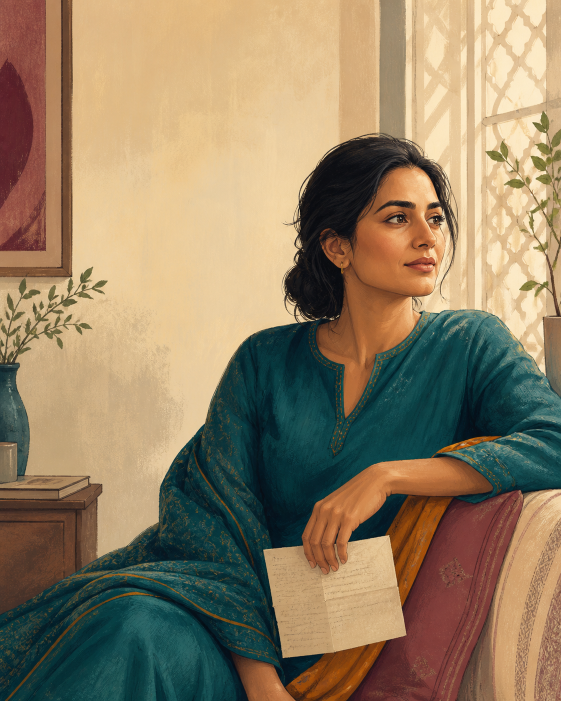
#> input picture assets/dilse-woman-letter.png, 1122 x 1402 px (shown at 1/2 size)
$ python render_campaign.py
#> lines starting #> are read from the running program, lines starting #| are printed output that depends on the picture; after the words box and inside, x2 and y2 are one past the last pixel; in counts of white or black regions, pixels touching at a corner belong together
### social/launch/render_posts.py
from pathlib import Path
from PIL import Image, ImageDraw, ImageFont, ImageFilter


ROOT = Path(__file__).resolve().parents[2]
OUT = Path(__file__).resolve().parent
W, H = 1080, 1350

COLOURS = {
    "jam": "#571F35",
    "dark_jam": "#351323",
    "rose": "#B85C73",
    "blush": "#F1E4E5",
    "cream": "#FBF4EC",
    "paper": "#FFF9F2",
    "ink": "#2E2026",
    "teal": "#184F4A",
    "saffron": "#E6A15A",
    "soft_saffron": "#F0B46F",
}

SERIF = "/System/Library/Fonts/Supplemental/Georgia.ttf"
SERIF_BOLD = "/System/Library/Fonts/Supplemental/Georgia Bold.ttf"
SANS = "/System/Library/Fonts/Avenir Next.ttc"


def font(path, size, index=0):
    return ImageFont.truetype(path, size=size, index=index)


def rounded(draw, box, radius, fill, outline=None, width=1):
    draw.rounded_rectangle(box, radius=radius, fill=fill, outline=outline, width=width)


def fit_lines(draw, text, fnt, max_width):
    words = text.split()
    lines, current = [], ""
    for word in words:
        trial = f"{current} {word}".strip()
        if draw.textbbox((0, 0), trial, font=fnt)[2] <= max_width:
            current = trial
        else:
            if current:
                lines.append(current)
            current = word
    if current:
        lines.append(current)
    return lines


# [8 lines left out: function paragraph, not called in this run]


def letterspaced(draw, xy, text, fnt, fill, spacing=3):
    x, y = xy
    for char in text:
        draw.text((x, y), char, font=fnt, fill=fill)
        x += draw.textlength(char, font=fnt) + spacing


# [95 lines left out: functions brand, footer, post_1, post_2, post_3, post_4, not called in this run]


# [6 lines that do not run on import are left out]

### social/30_days/render_campaign.py
from pathlib import Path
import subprocess
import sys
import tempfile

from PIL import Image, ImageDraw


ROOT = Path(__file__).resolve().parents[2]
OUT = Path(__file__).resolve().parent / "assets"
OUT.mkdir(parents=True, exist_ok=True)
sys.path.insert(0, str(ROOT / "social" / "launch"))

from render_posts import COLOURS, SANS, SERIF, SERIF_BOLD, font, fit_lines, letterspaced, rounded  # noqa: E402


FEED = (1080, 1350)
VERTICAL = (1080, 1920)
URL = "www.baatdilse.com"

PALETTES = {
    "cream": (COLOURS["cream"], COLOURS["jam"], COLOURS["rose"], COLOURS["teal"]),
    "blush": (COLOURS["blush"], COLOURS["jam"], COLOURS["rose"], COLOURS["teal"]),
    "teal": (COLOURS["teal"], COLOURS["paper"], COLOURS["soft_saffron"], COLOURS["rose"]),
    "maroon": (COLOURS["dark_jam"], COLOURS["paper"], COLOURS["soft_saffron"], COLOURS["teal"]),
}


# [14 lines left out: functions brand, footer, not called in this run]


def text_block(draw, text, box, path, max_size, min_size, colour, line_gap=13, align="left"):
    x, y, width, height = box
    for size in range(max_size, min_size - 1, -2):
        fnt = font(path, size)
        lines = fit_lines(draw, text, fnt, width)
        line_height = fnt.getbbox("Ag")[3] - fnt.getbbox("Ag")[1]
        total = len(lines) * line_height + max(0, len(lines) - 1) * line_gap
        if total <= height:
            break
    cursor = y
    for line in lines:
        if align == "center":
            tx = x + width / 2
            anchor = "ma"
        elif align == "right":
            tx = x + width
            anchor = "ra"
        else:
            tx = x
            anchor = "la"
        draw.text((tx, cursor), line, font=fnt, fill=colour, anchor=anchor)
        cursor += line_height + line_gap
    return cursor


# [14 lines left out: function decorate, not called in this run]


def pango_text(canvas, text, box, size, colour, align="right", line_spacing=1.2):
    x, y, width, height = box
    with tempfile.TemporaryDirectory(dir=OUT) as temp_dir:
        text_path = Path(temp_dir) / "urdu.png"
        command = [
            "pango-view", "--no-display", "--pixels", "--rtl",
            f"--align={align}", "--wrap=word-char",
            f"--font=Noto Nastaliq Urdu {size}px", f"--foreground={colour}",
            "--background=transparent", "--margin=0", f"--width={width}",
            f"--height={height}", f"--line-spacing={line_spacing}",
            f"--output={text_path}", f"--text={text}",
        ]
        subprocess.run(command, check=True)
        layer = Image.open(text_path).convert("RGBA")
        if layer.size != (width, height):
            clipped = Image.new("RGBA", (width, height), (0, 0, 0, 0))
            clipped.alpha_composite(layer.crop((0, 0, min(width, layer.width), min(height, layer.height))))
            layer = clipped
        canvas.paste(layer, (x, y), layer)


# [27 lines left out: function card, not called in this run]


STATIC = {
    1: ("A PLACE TO BEGIN", "Say the thing you have been rehearsing in your head.", "Pakistan-focused relationship guidance and conversation practice for adult women.", "maroon"),
    4: ("TWO WAYS TO BEGIN", "Talk it through. Then practise it.", "Use The Listener to organize your thoughts. Use The Partner to rehearse the conversation.", "cream"),
    7: ("WORDS TO PRACTISE", "Ask for ownership, not vague help.", "“Can we talk about school planning? I need one of us to own notices, forms, fees, and follow-up.”", "blush"),
    10: ("A CLEAR BOUNDARY", "Respect does not require silence.", "You can value family unity while asking for privacy, shared decisions, or different treatment.", "teal"),
    15: ("AN ORDINARY CONVERSATION", "You do not need a crisis to ask for a better conversation.", "Repeated interruptions, uneven planning, emotional distance, or a delayed money decision are enough places to begin.", "cream"),
    18: ("SPEAK NATURALLY", "Choose the language that helps you speak honestly.", "English, Urdu, Roman Urdu, and natural English-Urdu mixed language are available.", "blush"),
    21: ("WORDS TO PRACTISE", "A money conversation can begin with shared information.", "“Could we look at the numbers together before either of us decides?”", "teal"),
    24: ("KNOW BEFORE YOU SHARE", "Read the Terms before sharing personal details.", "Conversations are stored for the retention period selected in your account. Avoid details you do not need to share.", "cream"),
    28: ("WORDS TO PRACTISE", "Define privacy together.", "“Can we agree on a rule about phone privacy and openness that applies to both of us?”", "blush"),
    30: ("ONE HONEST SENTENCE", "The conversation can begin here.", "Name the conversation you have postponed. Then take the first step.", "maroon"),
}

URDU = {
    5: ("URDU", "دل کی بات کہنا مشکل ہو تو پہلے یہاں کہہ کر دیکھیں۔", "DilSe آپ کو بات سمجھنے، الفاظ چننے اور گفتگو کی مشق کرنے میں مدد دیتا ہے۔", "maroon"),
    12: ("URDU · WORDS TO PRACTISE", "کیا ہم سکون سے اس بارے میں بات کر سکتے ہیں؟", "میں چاہتی ہوں کہ ہم دونوں ایک دوسرے کی بات پوری سنیں۔", "blush"),
    19: ("URDU", "آپ کی بات بھی اہم ہے۔", "آپ جو محسوس کر رہی ہیں، پہلے اسے نام دیں۔ ہر جواب ابھی معلوم ہونا ضروری نہیں۔", "teal"),
    26: ("URDU", "ہر رشتہ ایک جیسا نہیں ہوتا۔", "اپنے رشتے، خاندان اور حدود کو سامنے رکھ کر بات کے الفاظ تیار کریں۔", "cream"),
}

REELS = {
    3: ("REEL", "What do I even say?", "Watch a vague complaint become a specific request.", "maroon"),
    9: ("REEL", "Before the family visit", "Practise asking your partner to support a shared decision.", "teal"),
    16: ("REEL", "Three ways to begin", "Open the conversation without saying “we need to talk.”", "blush"),
    23: ("REEL", "Practise the difficult reply", "Rehearse supportive, realistic, and resistant responses.", "maroon"),
}

CAROUSELS = {
    2: [
        ("CAROUSEL", "Five conversations we often postpone", "Which one has been sitting in your mind?"),
        ("01", "Sharing household work", "Ask who owns the planning, remembering, doing, and follow-up."),
        ("02", "Setting a family boundary", "Decide what needs to stay between the couple and what can be shared."),
        ("03", "Discussing money", "Put the numbers, choices, and consequences in the same conversation."),
        ("04", "Rebuilding trust", "Name the event, the effect, and the information you still need."),
        ("05", "Talking about intimacy", "Describe what helps you feel close, comfortable, and respected."),
        ("BEGIN", "Choose one conversation", "Start with what happened and what you want to say next."),
    ],
    8: [
        ("CAROUSEL", "A boundary can be respectful and still be clear.", "Use four parts to prepare the wording."),
        ("01", "Name the situation", "Describe the specific visit, question, decision, or behaviour."),
        ("02", "Explain the effect", "Say what changes for you without assigning a motive."),
        ("03", "State the boundary", "Be clear about what you will accept, share, or do next."),
        ("04", "Propose the next step", "Offer a time, decision, or action that can move the conversation forward."),
        ("ADAPT", "Make the words sound like you", "A useful boundary must fit your actual circumstances."),
    ],
    11: [
        ("CAROUSEL", "What happens after your first message?", "A short look at the DilSe conversation flow."),
        ("01", "Choose a mode", "Talk it through with The Listener or rehearse with The Partner."),
        ("02", "Describe the situation", "Share only the details needed to understand the concern."),
        ("03", "Answer one focused question", "Clarify what happened, what is uncertain, or what you need."),
        ("04", "Review possible words", "Receive a conversation opener or a specific request to consider."),
        ("05", "Adapt and practise", "Change the wording until it sounds natural in your voice."),
        ("NOTE", "Guidance and practice", "DilSe does not provide licensed therapy or emergency support."),
    ],
    14: [
        ("CAROUSEL", "Vague request versus clear request", "Specific wording gives both people something concrete to discuss."),
        ("VAGUE", "“You never help.”", "The listener may not know which task, standard, or change you mean."),
        ("CLEAR", "“Can you own school planning this month?”", "Name notices, forms, fees, dates, and follow-up."),
        ("OWNERSHIP", "Complete responsibility includes the invisible work.", "Planning and remembering count alongside doing."),
        ("TRY IT", "Name one complete area", "Draft the request before the real conversation."),
    ],
    17: [
        ("CAROUSEL", "Family advice, couple decision", "Both can exist in the same relationship."),
        ("CARE", "Family advice can provide care and perspective.", "It may carry experience, practical help, or concern."),
        ("PRESSURE", "Advice can also feel difficult to refuse.", "Ask what the couple actually wants and what feels realistic."),
        ("DECISION", "Choose what works inside your household.", "Respecting family does not require outsourcing every decision."),
        ("ASK", "What input helps, and what decision belongs to us?", "Prepare the question together."),
    ],
    22: [
        ("CAROUSEL", "When you want closeness but do not know how to ask", "Begin with a small, specific request."),
        ("TIME", "Ask for uninterrupted time", "“Can we sit together for 20 minutes after dinner?”"),
        ("AFFECTION", "Describe what you miss", "Name the affection or attention instead of testing whether they notice."),
        ("PREFERENCE", "Ask what helps each person feel close", "Do not assume that closeness means the same action to both people."),
        ("STEP", "Agree on one next step", "Choose something small enough to try this week."),
        ("BEGIN", "Say what closeness means to you", "Use DilSe to prepare or rehearse the conversation."),
    ],
    25: [
        ("CAROUSEL", "A conversation is not a verdict", "One difficult moment may need more context."),
        ("EVENT", "What happened?", "Describe the observable event before assigning a motive."),
        ("PATTERN", "Is it new or repeated?", "Frequency and escalation can change what the event means."),
        ("IMPACT", "How did it affect you?", "Name fear, confusion, hurt, restriction, or another actual effect."),
        ("GOAL", "What do you want next?", "Understanding, a boundary, information, distance, or support may lead to different steps."),
        ("SAFETY", "Active danger needs immediate support.", "Use local emergency services or contact a trusted person nearby."),
        ("BEGIN", "Sort through what happened", "Share only what you feel able to share."),
    ],
    29: [
        ("CAROUSEL", "What can you bring to DilSe?", "You do not need a finished explanation."),
        ("01", "A recent disagreement", "Start with the part you keep replaying."),
        ("02", "A repeated pattern", "Describe what happens and what usually follows."),
        ("03", "A sentence you cannot finish", "Write the first few words and work from there."),
        ("04", "A boundary you need to set", "Name the situation and what needs to change."),
        ("05", "A conversation you want to rehearse", "Practise how you will begin and how you might respond."),
        ("BEGIN", "Bring one thought", "Start a conversation at baatdilse.com."),
    ],
}

STORIES = {
    6: [
        ("STORY POLL", "Which conversation feels hardest right now?", "Tap through to choose."),
        ("POLL", "Family boundaries or household work?", "Use the poll sticker here."),
        ("POLL", "Money, trust, or intimacy?", "Use a question sticker, then link to DilSe."),
    ],
    13: [
        ("QUESTION BOX", "What is one sentence you wish you could say?", "Do not include names or identifying details."),
        ("PROMPT", "Start with: “I want you to understand…”", "Add a question box here."),
        ("NEXT STEP", "Need help finding the words?", "Use a link sticker to visit baatdilse.com."),
    ],
    20: [
        ("STORY QUIZ", "Which request is easier to act on?", "Tap to compare."),
        ("A OR B", "A: “Be more present.”\n\nB: “Can we put our phones away for 20 minutes after dinner?”", "Add the quiz sticker here."),
        ("ANSWER", "B names an action and a time.", "Build your own specific request at baatdilse.com."),
    ],
    27: [
        ("READINESS", "How ready do you feel for the conversation?", "Add an emoji slider here."),
        ("NOT READY", "Write out what happened.", "You do not need to decide what to do yet."),
        ("PARTLY READY", "Choose one opening sentence.", "Keep it specific and in your own voice."),
        ("READY", "Rehearse the first two minutes.", "Practise at baatdilse.com."),
    ],
}


def draw_wordmark(draw, light=False, y=54):
    primary = COLOURS["paper"] if light else COLOURS["jam"]
    accent = COLOURS["soft_saffron"] if light else COLOURS["rose"]
    draw.text((72, y), "DilSe", font=font(SERIF_BOLD, 60), fill=primary)
    letterspaced(draw, (75, y + 72), "FROM THE HEART  ·  DIL SE", font(SANS, 17), accent, 2)


def draw_day_tag(draw, day, label, colour, y=190):
    draw.text((74, y), f"DAY {day:02d}", font=font(SANS, 22), fill=colour)
    draw.line((174, y + 15, 230, y + 15), fill=colour, width=3)
    letterspaced(draw, (252, y), label.upper(), font(SANS, 18), colour, 3)


def draw_url(draw, colour, y, centered=False, size=28):
    x = 540 if centered else 72
    draw.text((x, y), URL, font=font(SANS, size), fill=colour, anchor="ma" if centered else "la")


def draw_cta(draw, bg, fg, y, text="START A CONVERSATION", width=520):
    x1 = (1080 - width) // 2
    rounded(draw, (x1, y, x1 + width, y + 92), 46, bg)
    draw.text((540, y + 46), text, font=font(SANS, 27), fill=fg, anchor="mm")


def draw_texture(draw, bg_light=True, vertical=False):
    colour = "#E4D2D5" if bg_light else "#6A3349"
    h = 1920 if vertical else 1350
    for y in range(250, h - 150, 90):
        draw.line((900, y, 1008, y), fill=colour, width=2)
    for x in range(72, 360, 48):
        draw.ellipse((x, h - 118, x + 6, h - 112), fill=colour)


def paste_hero(canvas, box):
    x1, y1, x2, y2 = box
    woman = Image.open(ROOT / "assets" / "dilse-woman-letter.png").convert("RGB")
    target_ratio = (x2 - x1) / (y2 - y1)
    source_ratio = woman.width / woman.height
    if source_ratio > target_ratio:
        crop_w = int(woman.height * target_ratio)
        left = max(0, woman.width - crop_w)
        woman = woman.crop((left, 0, left + crop_w, woman.height))
    else:
        crop_h = int(woman.width / target_ratio)
        top = max(0, (woman.height - crop_h) // 2)
        woman = woman.crop((0, top, woman.width, top + crop_h))
    woman = woman.resize((x2 - x1, y2 - y1), Image.Resampling.LANCZOS)
    mask = Image.new("L", woman.size, 0)
    ImageDraw.Draw(mask).rounded_rectangle((0, 0, woman.width, woman.height), radius=70, fill=255)
    canvas.paste(woman, (x1, y1), mask)


# [44 lines left out: functions cover_image, render_editorial_variants, not called in this run]


def render_static_new(day, label, title, body, palette):
    bg, primary, accent, secondary = PALETTES[palette]
    light = palette in {"teal", "maroon"}
    canvas = Image.new("RGB", FEED, bg)
    draw = ImageDraw.Draw(canvas)
    draw_texture(draw, not light)
    draw_wordmark(draw, light)
    draw_day_tag(draw, day, label, accent)

    if day in {1, 30}:
        paste_hero(canvas, (535, 245, 1080, 1350))
        draw = ImageDraw.Draw(canvas)
        panel = COLOURS["dark_jam"] if day == 1 else COLOURS["teal"]
        draw.rounded_rectangle((44, 270, 650, 1075), radius=54, fill=panel)
        text_block(draw, title, (86, 325, 490, 380), SERIF_BOLD, 65, 48, COLOURS["paper"], 14)
        text_block(draw, body, (88, 735, 430, 210), SANS, 38, 32, "#F2E7E8", 12)
        draw_cta(draw, COLOURS["soft_saffron"], panel, 1110, width=455)
        draw_url(draw, COLOURS["paper"], 1225)
    elif day in {7, 21, 28}:
        text_block(draw, title, (72, 270, 880, 210), SERIF_BOLD, 65, 48, primary, 12)
        rounded(draw, (72, 505, 1008, 1015), 52, COLOURS["paper"] if light else "#FFFFFF")
        draw.ellipse((118, 555, 212, 649), fill=secondary)
        draw.text((165, 602), "D", font=font(SERIF_BOLD, 43), fill=COLOURS["paper"], anchor="mm")
        text_block(draw, body, (246, 570, 690, 330), SERIF, 47, 38, COLOURS["ink"], 16)
        draw.line((118, 935, 350, 935), fill=accent, width=7)
        draw.text((380, 918), "ADAPT THE WORDS TO YOUR VOICE", font=font(SANS, 22), fill=COLOURS["rose"])
        draw_cta(draw, accent, bg, 1080)
        draw_url(draw, primary, 1215, centered=True)
    elif day in {4, 18, 24}:
        draw.rounded_rectangle((62, 275, 1018, 1045), radius=58, fill=COLOURS["paper"])
        draw.rectangle((62, 275, 330, 1045), fill=secondary)
        draw.text((196, 420), f"{day:02d}", font=font(SERIF_BOLD, 116), fill=COLOURS["paper"], anchor="mm")
        draw.text((196, 535), "DILSE", font=font(SANS, 24), fill=COLOURS["paper"], anchor="mm")
        text_block(draw, title, (385, 340, 550, 300), SERIF_BOLD, 62, 44, COLOURS["jam"], 14)
        text_block(draw, body, (388, 690, 535, 240), SANS, 38, 31, COLOURS["ink"], 12)
        draw_cta(draw, accent, bg, 1085)
        draw_url(draw, primary, 1218, centered=True)
    else:
        draw.rounded_rectangle((62, 285, 1018, 1018), radius=60, fill=COLOURS["paper"] if light else "#FFFFFF")
        draw.rectangle((62, 285, 1018, 395), fill=secondary)
        draw.text((110, 323), label.upper(), font=font(SANS, 23), fill=COLOURS["paper"])
        text_block(draw, title, (110, 455, 850, 300), SERIF_BOLD, 64, 46, COLOURS["jam"], 14)
        draw.line((110, 778, 300, 778), fill=accent, width=8)
        text_block(draw, body, (110, 820, 820, 145), SANS, 38, 30, COLOURS["ink"], 10)
        draw_cta(draw, accent, bg, 1075)
        draw_url(draw, primary, 1210, centered=True)

    path = OUT / f"day-{day:02d}" / "feed.png"
    canvas.save(path, quality=95)


def render_urdu_new(day, label, title, body, palette):
    bg, primary, accent, secondary = PALETTES[palette]
    light = palette in {"teal", "maroon"}
    canvas = Image.new("RGB", FEED, bg)
    draw = ImageDraw.Draw(canvas)
    draw_texture(draw, not light)
    draw_wordmark(draw, light)
    draw_day_tag(draw, day, label, accent)
    panel = COLOURS["paper"] if light else "#FFFFFF"
    rounded(draw, (62, 285, 1018, 1035), 58, panel)
    draw.rectangle((62, 285, 1018, 405), fill=secondary)
    pango_text(canvas, "دل سے بات", (300, 302, 480, 88), 31, COLOURS["paper"], align="center", line_spacing=1.0)
    title_sizes = {5: 52, 12: 50, 19: 59, 26: 57}
    pango_text(canvas, title, (125, 430, 830, 280), title_sizes[day], COLOURS["jam"], align="right", line_spacing=1.12)
    draw = ImageDraw.Draw(canvas)
    draw.line((730, 725, 930, 725), fill=accent, width=8)
    pango_text(canvas, body, (145, 755, 790, 205), 35, COLOURS["ink"], align="right", line_spacing=1.15)
    urdu_ctas = {
        5: "بات شروع کریں",
        12: "اپنی بات کی مشق کریں",
        19: "دل کی بات کریں",
        26: "اپنی صورتحال بیان کریں",
    }
    rounded(draw, (275, 1080, 805, 1180), 50, accent)
    pango_text(canvas, urdu_ctas[day], (335, 1088, 410, 82), 34, bg, align="center", line_spacing=1.0)
    draw = ImageDraw.Draw(canvas)
    draw_url(draw, primary, 1225, centered=True, size=29)
    canvas.save(OUT / f"day-{day:02d}" / "feed-urdu.png", quality=95)


# [130 lines left out: functions progress_bar, render_carousel_new, render_reel_new, render_story_new, not called in this run]


def render_all():
    for day, (label, title, body, palette) in STATIC.items():
        render_static_new(day, label, title, body, palette)
#> in render_static_new, `canvas = Image.new("RGB", FEED, bg)`:
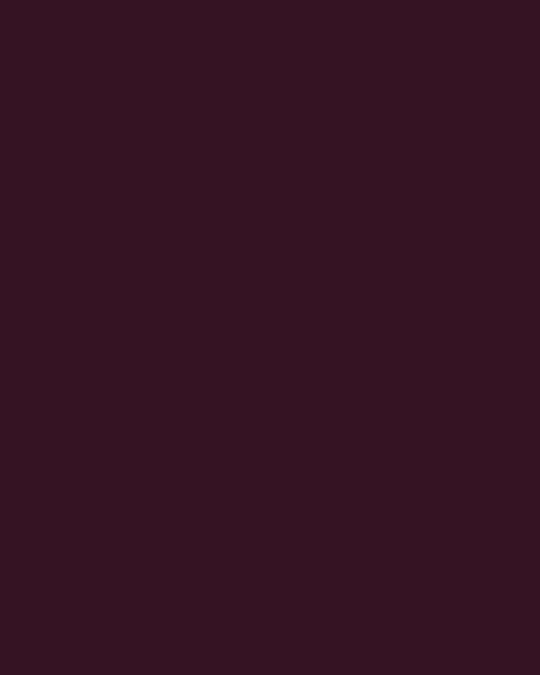
#> canvas: PIL image 1080x1350 RGB (shown at 1/2 size); mean R, G, B 53, 19, 35
#> in paste_hero, woman is the input picture: PIL image 1122x1402 RGB; mean R, G, B 145.2, 127.3, 99.7
#> in paste_hero, `woman = woman.crop((left, 0, left + crop_w, woman.height))`:
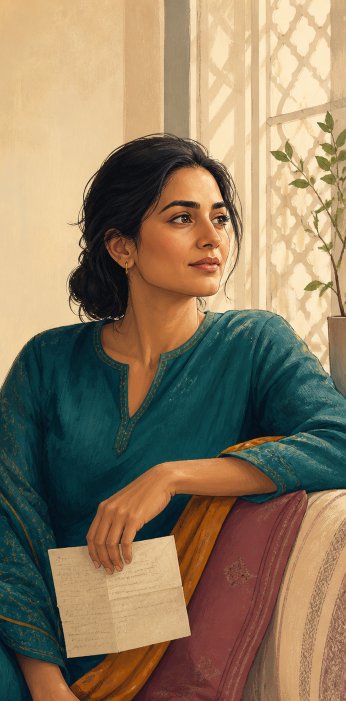
#> woman: PIL image 691x1402 RGB (shown at 1/2 size); mean R, G, B 142, 123.8, 97.1
#> in paste_hero, `woman = woman.resize((x2 - x1, y2 - y1), Image.Resampling.LANCZOS)`:
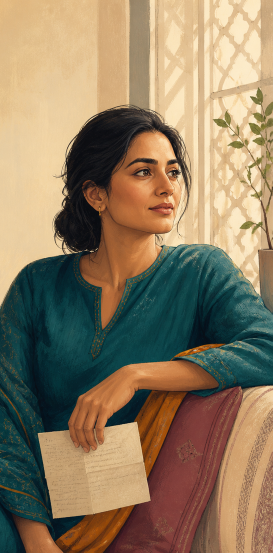
#> woman: PIL image 545x1105 RGB (shown at 1/2 size); mean R, G, B 142, 123.8, 97.1
#> in paste_hero, `ImageDraw.Draw(mask).rounded_rectangle((0, 0, woman.width, woman.heigh..`:
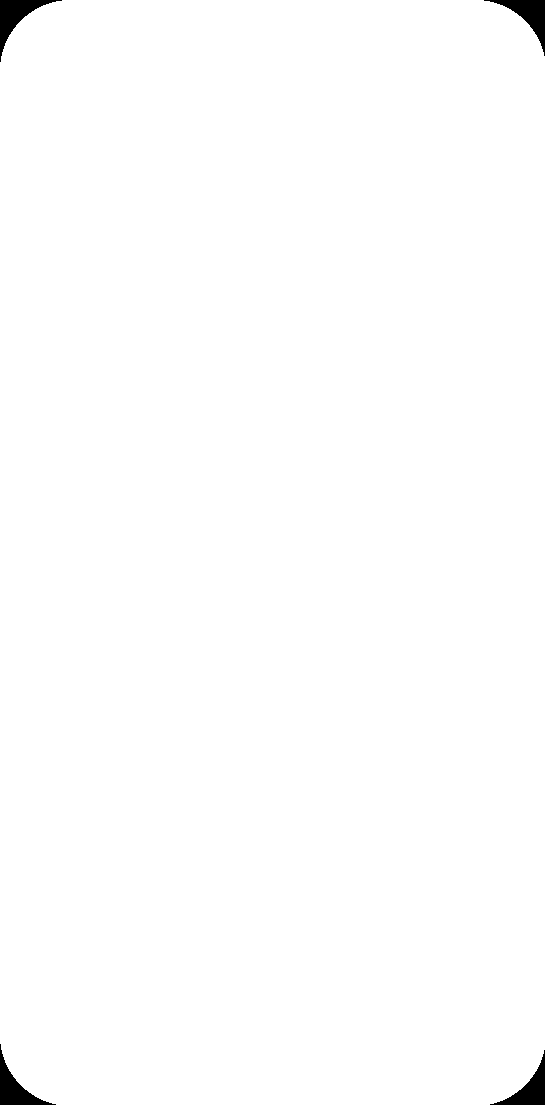
#> mask: PIL image 545x1105 L; 99.3% white; 4 black regions, box (x1, y1, x2, y2) and area: (0, 0, 62, 62) 1071, (484, 0, 545, 56) 1009, (0, 1044, 56, 1105) 1009, (490, 1050, 545, 1105) 948
#> (the rest of the program and of its run is left out)
